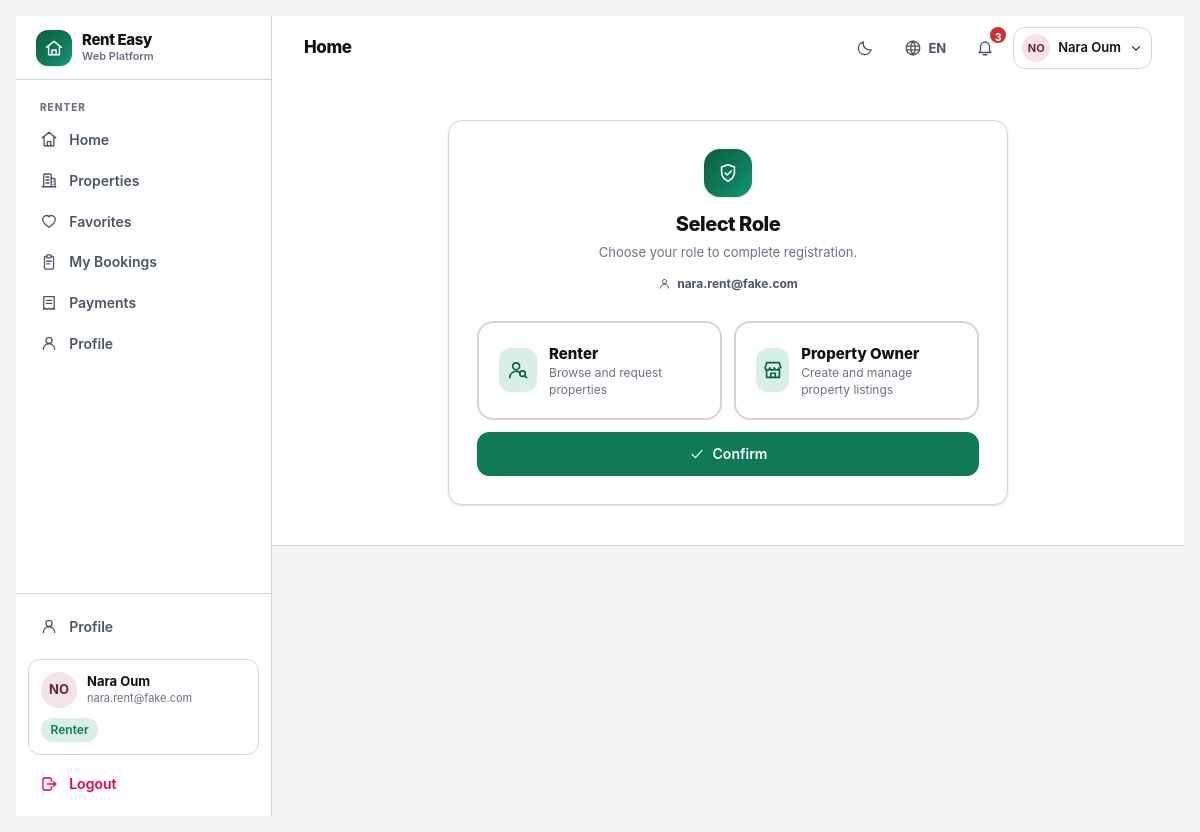
/auth/role/ (signed in), run on the app's committed database.
### accounts/models.py (models this page shows, shortened)
class User(AbstractBaseUser, PermissionsMixin):
    email = models.EmailField(unique=True, max_length=254)
    username = models.CharField(max_length=30, unique=True, validators=[USERNAME_VALIDATOR])
    full_name = models.CharField(max_length=120, blank=True)
    role = models.CharField(max_length=16, choices=Role.choices, default=Role.RENTER, db_index=True)
    is_active = models.BooleanField(default=True)
    is_staff = models.BooleanField(default=False)
    date_joined = models.DateTimeField(default=timezone.now)
    last_login_at = models.DateTimeField(null=True, blank=True)
    objects = UserManager()
    USERNAME_FIELD = "email"
    REQUIRED_FIELDS = ["username"]
    class Meta:
        ordering = ["full_name", "email"]
        indexes = [models.Index(fields=["role", "is_active"])]
    @property
    def display_name(self) -> str:
        return self.full_name.strip() or self.username or self.email
    @property
    def is_renter(self) -> bool:
        return self.role == Role.RENTER
    @property
    def avatar_hue(self) -> int:
        digest = sum(ord(c) for c in self.email)
        return (digest * 37) % 360

### accounts/views.py (the view)
# urls.py: path("role/", views.role_select_view, name="role_select"),
@never_cache
@require_http_methods_(["GET", "POST"])
def role_select_view(request):
    pending_id = request.session.get("renteasy_pending_role_user")
    if not pending_id:
        return redirect(reverse("register"))
    user = User.objects.filter(pk=pending_id).first()
    if user is None:
        request.session.pop("renteasy_pending_role_user", None)
        return redirect(reverse("register"))
    if request.method == "POST":
        form = RoleSelectForm(request=request, data=request.POST)
        if form.is_valid():
            user.role = form.cleaned_data["role"]
            user.save(update_fields=["role"])
            AuditLog.objects.create(
                actor=user,
                action=AuditLog.Action.UPDATE,
                entity="user",
                entity_id=str(user.pk),
                summary=f"role set to {user.role}",
            )
            request.session.pop("renteasy_pending_role_user", None)
            request.session["renteasy_flash"] = "registration_complete"
            return redirect(reverse("login"))
    else:
        form = RoleSelectForm(request=request)
    return render(request, "accounts/role_select.html", {"form": form, "pending_user": user})

### core/context_processors.py (called while the page is built)
def site(request):
    return {
        "SITE_NAME": "Rent Easy",
        "SUPPORTED_LANGUAGES": [
            {"code": code, "label": meta["label"], "native_label": meta["native_label"], "flag": meta["flag"]}
            for code, meta in i18n.LANGUAGES.items()
        ],
        "DEFAULT_LANGUAGE": i18n.DEFAULT_LANGUAGE,
        "DEBUG": settings.DEBUG,
    }

def i18n_context(request):
    language = getattr(request, "LANGUAGE_CODE_UI", i18n.DEFAULT_LANGUAGE)
    return {
        "LANG": language,
        "IS_KHMER": language == "km",
        "T": getattr(request, "translator", None) or i18n.Translator(language),
        "THEME": getattr(request, "theme", "light"),
        "IS_DARK": getattr(request, "theme", "light") == "dark",
    }

### core/i18n.py (called while the page is built)
    def __call__(self, key: str, /, **kwargs) -> str:
        pair = CATALOG.get(key)
        if pair is None:
            return key
        value = pair[1] if self.is_khmer else pair[0]
        if kwargs:
            try:
                return value.format(**kwargs)
            except (KeyError, IndexError, ValueError):
                return value
        return value

    def role_label(self, role: str | None) -> str:
        if not role:
            return self("unknown")
        return self(ROLE_KEYS.get(role, "unknown"))

### core/icons.py (called while the page is built)
def render_icon(name: str, size: int | str = 20, class_name: str = "", stroke_width: float | str | None = None) -> str:
    body = ICONS.get(name)
    if body is None:
        body = ICONS["info"]
    attrs = _STROKE_ATTRS
    if stroke_width is not None:
        attrs = attrs.replace('stroke-width="1.75"', f'stroke-width="{stroke_width}"')
    cls = f' class="{class_name}"' if class_name else ""
    return f'<svg {attrs}{cls} width="{size}" height="{size}">{body}</svg>'

### core/templatetags/ui.py (called while the page is built)
@register.simple_tag(name="icon")
def icon_tag(name: str, size: int = 20, css_class: str = "", stroke_width=None) -> str:
    return mark_safe(icon_lib.render_icon(name, size=size, class_name=css_class, stroke_width=stroke_width))

def _translator(context) -> Translator:
    t = context.get("T")
    return t if isinstance(t, Translator) else Translator("en")

@register.simple_tag(takes_context=True)
def role_label(context, role):
    return {"label": _translator(context).role_label(role), "raw": role or ""}

### notifications/services.py (called while the page is built)
def unread_for(user):
    if not user or not user.is_authenticated:
        return Notification.objects.none()
    return Notification.objects.filter(recipient=user, read_at__isnull=True)

### templates/accounts/role_select.html (shortened to what this page needs)
{% extends "base.html" %}
{% load ui %}
{% block content_wrapper %}
<div class="flex min-h-[calc(100vh-4rem)] items-center justify-center px-4 py-10 sm:px-6">
  <div class="w-full max-w-[35rem]">
    <div class="app-card p-6 sm:p-7">
      <div class="mb-6 text-center">
        <span class="mx-auto mb-3 grid h-12 w-12 place-items-center rounded-2xl hero-gradient text-white shadow-sm">{% icon "shield" 22 %}</span>
        <h1 class="text-[20px] font-extrabold tracking-tight">{% t 'select_role' %}</h1>
        <p class="mt-1 text-[13px] text-ink-3">{% t 'select_role_hint' %}</p>
        <p class="mt-2 inline-flex items-center gap-1.5 rounded-full bg-surface-2 px-3 py-1 text-[12px] font-bold text-ink-2">
          {% icon "user" 13 %} {{ pending_user.email }}
        </p>
      </div>
      <form method="post" class="grid gap-3 sm:grid-cols-2">
        <label class="group relative flex cursor-pointer flex-col gap-2 rounded-2xl border-2 border-hairline bg-surface-2 p-5 transition-all hover:border-primary has-[:checked]:border-primary has-[:checked]:bg-primary-soft">
          <span class="flex items-center gap-3">
            <span class="grid h-11 w-11 place-items-center rounded-xl bg-primary-soft text-primary-dark transition-transform group-hover:scale-105">{% icon "user-search" 22 %}</span>
            <span>
              <span class="block text-[15px] font-extrabold text-ink">{% t 'renter' %}</span>
              <span class="block text-[12px] leading-snug text-ink-3">{% t 'renter_role_hint' %}</span>
            </span>
          </span>
        </label>
        <label class="group relative flex cursor-pointer flex-col gap-2 rounded-2xl border-2 border-hairline bg-surface-2 p-5 transition-all hover:border-primary has-[:checked]:border-primary has-[:checked]:bg-primary-soft">
          <span class="flex items-center gap-3">
            <span class="grid h-11 w-11 place-items-center rounded-xl bg-primary-soft text-primary-dark transition-transform group-hover:scale-105">{% icon "store" 22 %}</span>
            <span>
              <span class="block text-[15px] font-extrabold text-ink">{% t 'property_owner' %}</span>
              <span class="block text-[12px] leading-snug text-ink-3">{% t 'owner_role_hint' %}</span>
            </span>
          </span>
        </label>
        <div class="sm:col-span-2">
          <button type="submit" class="btn btn-primary w-full">{% icon "check" 16 %} {% t 'confirm' %}</button>
        </div>
      </form>
    </div>
  </div>
</div>
{% endblock %}

### templates/base.html (shortened to what this page needs)
{% load static ui i18n %}<!doctype html>
<html lang="{{ LANG }}" class="{% if IS_DARK %}dark{% endif %}">
<head>
<link rel="stylesheet" href="{% static 'css/app.css' %}">
</head>
<body class="min-h-screen bg-canvas text-ink font-sans antialiased">
<div class="flex min-h-screen">
  {% if user.is_authenticated %}
  <aside class="hidden lg:flex lg:w-64 xl:w-72 shrink-0 flex-col border-r border-hairline bg-surface">
    <div class="flex h-16 items-center gap-2.5 border-b border-hairline px-5">
      <span class="grid h-9 w-9 place-items-center rounded-xl hero-gradient text-white shadow-sm">{% icon "logo" 20 %}</span>
      <span class="flex flex-col leading-tight">
        <span class="text-[15px] font-extrabold tracking-tight">{{ SITE_NAME }}</span>
        <span class="text-[11px] font-semibold text-ink-3">{% t 'platform_tag' %}</span>
      </span>
    </div>
    {% include "partials/_nav_sidebar.html" %}
  </aside>
  {% endif %}
  <div class="flex min-w-0 flex-1 flex-col">
    {% if user.is_authenticated %}
<header class="sticky top-0 z-40 border-b border-hairline bg-surface/95 backdrop-blur">
  <div class="flex h-16 items-center gap-3 px-4 sm:px-6 lg:px-8">
    <div class="min-w-0">
      <h1 class="truncate text-[17px] font-extrabold tracking-tight">{% block page_title %}{% t 'home' %}{% endblock %}</h1>
    </div>
    <div class="ms-auto flex items-center gap-1.5 sm:gap-2">
      {% include "partials/_preferences_inline.html" %}
      {% include "partials/_notifications.html" %}
      <div class="relative" data-dropdown>
        <button type="button" data-dropdown-toggle
                class="flex items-center gap-2 rounded-xl border border-hairline px-2 py-1.5 hover:border-primary transition-colors"
                aria-haspopup="true" aria-expanded="false">
          <span class="grid h-7 w-7 place-items-center rounded-full text-[11px] font-bold"
                style="background-color: hsl({{ user.avatar_hue }} 42% 92%); color: hsl({{ user.avatar_hue }} 55% 28%);">
            {{ user.display_name|initials }}
          </span>
          <span class="hidden text-[13px] font-semibold sm:block">{{ user.display_name }}</span>
          {% icon "chevron-down" 14 %}
        </button>
            <span class="pill pill-approved mt-2">{% role_label user.role as rl %}{{ rl.label }}</span>
      </div>
    </div>
  </div>
    {% endif %}
    <main id="main" class="flex-1">
      {% block content_wrapper %}{% endblock %}
    </main>
  </div>
</div>
</body>
</html>

### templates/partials/_nav_sidebar.html (shortened to what this page needs)
{% load ui %}
<nav class="flex-1 overflow-y-auto px-3 py-4">
  {% if user.is_renter %}
    {% include "partials/_nav_group_renter.html" %}
  {% elif user.is_owner %}
    {% include "partials/_nav_group_owner.html" %}
  {% elif user.is_superadmin_role %}
    {% include "partials/_nav_group_console.html" %}
  {% endif %}
</nav>
<div class="border-t border-hairline p-3">
  <a href="{% url 'profile' %}" class="nav-item {% nav_active 'profile' 'role_select' %}">
    {% icon "user" 18 %}
    <span class="flex-1 truncate">{% t 'profile' %}</span>
  </a>
  <div class="mt-3 rounded-xl border border-hairline bg-surface-2 p-3">
    <div class="flex items-center gap-2.5">
      <span class="grid h-9 w-9 shrink-0 place-items-center rounded-full text-[13px] font-bold"
            style="background-color: hsl({{ user.avatar_hue }} 42% 92%); color: hsl({{ user.avatar_hue }} 55% 28%);">
        {{ user.display_name|initials }}
      </span>
      <span class="min-w-0 flex-1">
        <span class="block truncate text-[13px] font-bold leading-tight">{{ user.display_name }}</span>
        <span class="block truncate text-[11px] text-ink-3">{{ user.email }}</span>
      </span>
    </div>
    <span class="pill pill-approved mt-2.5">{% role_label user.role as rl %}{{ rl.label }}</span>
  </div>
  <form method="post" action="{% url 'logout' %}" class="mt-2">
    <button type="submit" class="nav-item w-full text-rose-600 hover:bg-rose-50 hover:text-rose-700 dark:text-rose-400 dark:hover:bg-rose-950/40">
      {% icon "logout" 18 %}
      <span>{% t 'logout' %}</span>
    </button>
  </form>
</div>

### static/css/app.css (style rules this page uses)
:root { --canvas:#f3f4f6;--surface:#fff;--surface-2:#fff;--ink:#111;--ink-2:#4b5563;--ink-3:#6b7280;--hairline:#d1d5db;color-scheme:light }

### data on the page
User: display_name|initials "NO", display_name "Nara Oum", email "nara.rent@fake.com", label "Renter"

### other printed values
{{ SITE_NAME }} "Rent Easy"
{{ LANG|upper }} "EN"
{{ unread_count }} "3"
